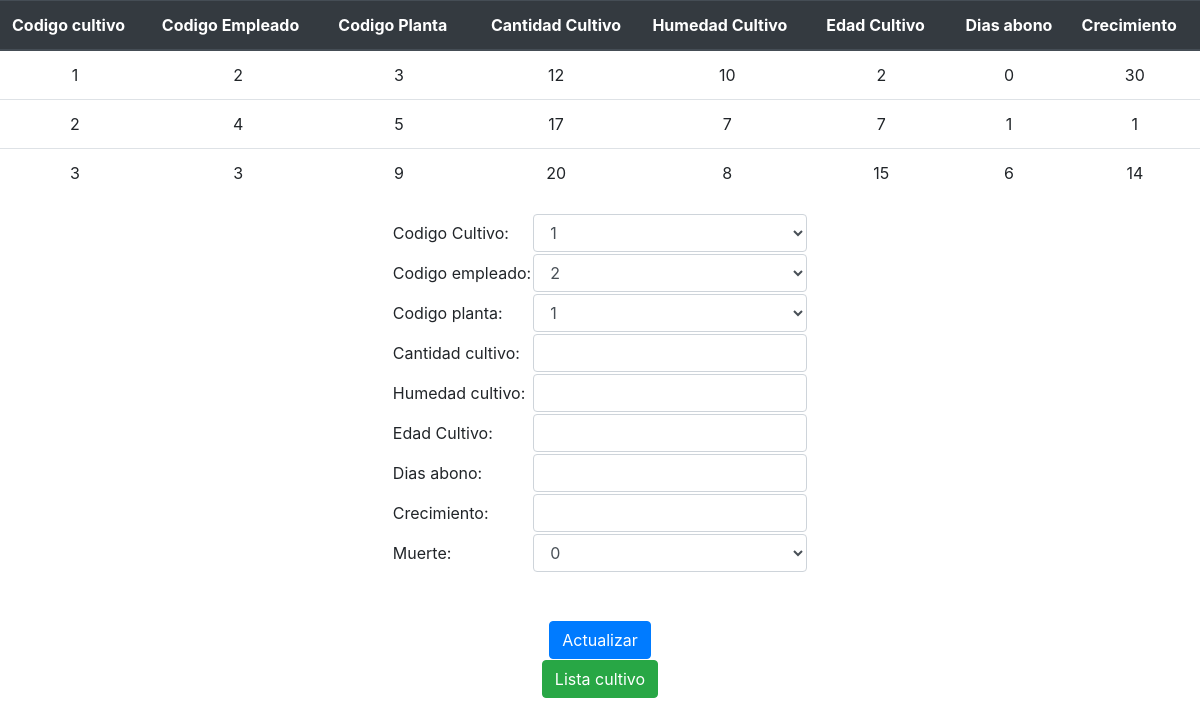
Before: /Actualizar/actualizar_cultivo.php with the older database file.
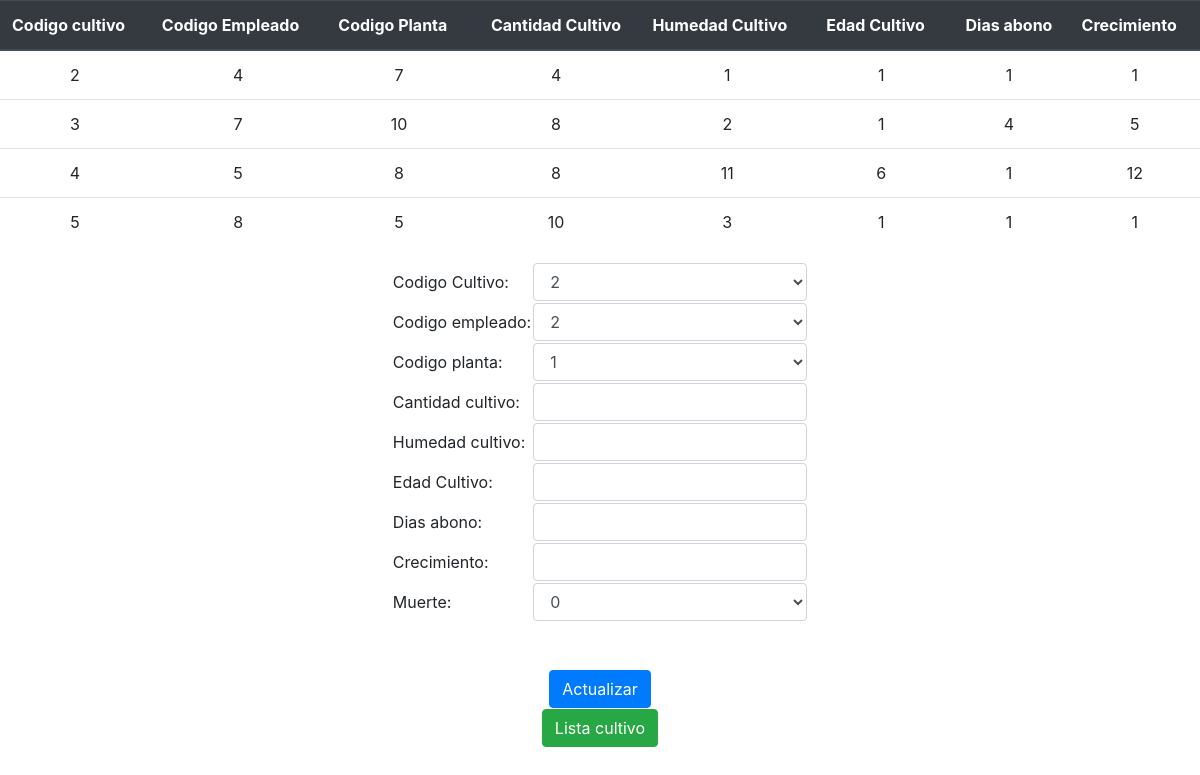
After: the same page with the newer database file.
### tables this page shows
CREATE TABLE IF NOT EXISTS `cultivo` (
  `codigo_cultivo` int(11) NOT NULL AUTO_INCREMENT,
  `codigo_empleado` int(11) NOT NULL,
  `codigo_planta` int(11) NOT NULL,
  `cantidad_cultivo` int(11) NOT NULL DEFAULT '0',
  `humedad_cultivo` int(11) NOT NULL DEFAULT '0',
  `edad_cultivo` int(11) NOT NULL DEFAULT '0',
  `dias_abono` int(11) NOT NULL DEFAULT '0',
  `crecimiento` int(11) NOT NULL DEFAULT '0',
  `muerte` int(11) NOT NULL DEFAULT '0',
  `termino` int(11) NOT NULL DEFAULT '0',
  PRIMARY KEY (`codigo_cultivo`)
);

### Actualizar/actualizar_cultivo.php (the view, shortened to what the changed rows need)
<!DOCTYPE html>
<html>
<head>
                <link rel="stylesheet" href="../css/bootstrap.min.css">
</head>
	<body>
		<?php
		if (isset($_POST['submit']))
		{
			$codigo_cultivo=$_POST["codigo_cultivo"];
			$codigo_empleado=$_POST["codigo_empleado"];
			$codigo_planta=$_POST["codigo_planta"];
			$cantidad_cultivo=$_POST["cantidad_cultivo"];
			$humedad_cultivo=$_POST["humedad_cultivo"];
			$edad_cultivo=$_POST["edad_cultivo"];
			$dias_abono=$_POST["dias_abono"];
			$crecimiento=$_POST["crecimiento"];
			$muerte=$_POST["muerte"];
			$error=false;
			if (empty($codigo_cultivo)) {
				echo "<center><p>codigo_cultivo vacio ó no valido.</p></center>";
				$error=true;
			}
			if (empty($codigo_empleado) || !is_numeric($codigo_empleado) || $codigo_empleado<0) {
				echo "<center><p>codigo empleado vacio ó no valido.</p></center>";
				$error=true;
			}
			if (empty($codigo_planta) || !is_numeric($codigo_planta) || $codigo_planta<0) {
				echo "<center><p>codigo planta vacio ó no valido</p></center>";
				$error=true;
			}
			if (empty($cantidad_cultivo) || !is_numeric($cantidad_cultivo) || $cantidad_cultivo<0) {
				echo "<center><p>cantidad_cultivo vacio ó no valido</p></center>";
				$error=true;
			}
			if (empty($humedad_cultivo) || !is_numeric($humedad_cultivo)|| $humedad_cultivo<0) {
				echo "<center><p>humedad cultivo vacio ó no valido</p></center>";
				$error=true;
			}
			if (empty($dias_abono) || !is_numeric($dias_abono)|| $dias_abono<0) {
				echo "<center><p>dias abono cultivo vacio ó no valido</p></center>";
				$error=true;
			}
			if (empty($crecimiento) || !is_numeric($crecimiento)|| $crecimiento<0) {
				echo "<center><p>crecimiento cultivo vacio ó no valido</p></center>";
				$error=true;
			}
			if (empty($muerte)) {
				echo "<center><p>muerte cultivo vacio ó no valido</p></center>";
				$error=true;
			}
			if ($error)
			{
                            ?>
                                <center><td><input type="button" name="volver" value="Volver" class="btn btn-primary" onclick="window.location.href='actualizar_cultivo.php'"></td></center>
                            <?php
			}else
			{
				require('../conexion.php');
				$retorno="SELECT codigo_planta, cantidad_cultivo FROM cultivo WHERE codigo_cultivo=$codigo_cultivo AND muerte = 0";
				$resultado= mysqli_query($link,$retorno);
				$extraido=mysqli_fetch_array($resultado);
				$actualizar_planta="UPDATE planta SET cantidad_semilla = (cantidad_semilla+$extraido[cantidad_cultivo]) WHERE codigo_planta = $extraido[codigo_planta]";
				if ($link->query($actualizar_planta) === TRUE)
			    {
				    $validar="SELECT cantidad_semilla FROM planta WHERE codigo_planta=$codigo_planta";
					$resultado= mysqli_query($link,$validar);
					$extraido=mysqli_fetch_array($resultado);
					if ($cantidad_cultivo > $extraido['cantidad_semilla'])
					{
						echo "<p>La cantidad de unidades de la planta es mayor a la disponible de semillas : $extraido[cantidad_semilla]</p>";
						echo"<p><button onclick=location.href='actualizar_cultivo.php'>Pagina anterior</button></p>";
					}else
					{
						if ($muerte==2) {
							$muerte=0;
						}
						$sql="UPDATE cultivo SET codigo_empleado=$codigo_empleado, codigo_planta=$codigo_planta,cantidad_cultivo=$cantidad_cultivo,humedad_cultivo=$humedad_cultivo,edad_cultivo=$edad_cultivo,dias_abono=$dias_abono, crecimiento=$crecimiento, muerte=$muerte WHERE codigo_cultivo=$codigo_cultivo";
						if ($link->query($sql) === TRUE)
					    {
						    echo "<p>Registro actualizado satisfactoriamente</p>";
						    $nuevo=$extraido['cantidad_semilla']-$cantidad_cultivo;
						    $sql="UPDATE planta SET cantidad_semilla=$nuevo WHERE codigo_planta=$codigo_planta";
						    if ($link->query($sql) === TRUE)
						    {
					    		echo"<p><button onclick=location.href='actualizar_cultivo.php'>Actualice un nuevo cultivo</button></p>";
							    }else {
							    echo "Error: " . $sql . "<br>" . $link->error;
								}
						} else {
						    echo "Error: " . $sql . "<br>" . $link->error;
						}
		    		}
				}else {
			    	echo"<p>Error al actualizar la tabla planta <button onclick=location.href='actualizar_cultivo.php'>Pagina anterior</button></p>";
				}
			}
		}
		else
		{
		?>
		<div>
                    <table  align = " center "  class = " table ">
                        <thead  class = " thead-dark ">
                            <tr>
                                <th  class = " thead-dark "  scope = " col " > <centro > Codigo cultivo </center > </th >
                                <th  class = " thead-dark "  scope = " col " > <centro > Codigo Empleado </center > </th >
                                <th  class = " thead-dark "  scope = " col " > <centro > Codigo Planta </center > </th >
                                <th  class = " thead-dark "  scope = " col " > <center > Cantidad Cultivo </center > </th >
                                <th  class = " thead-dark "  scope = " col " > <centro > Humedad Cultivo </center > </th >
                                <th  class = " thead-dark "  scope = " col " > <centro > Edad Cultivo </center > </th >
                                <th  class = " thead-dark "  scope = " col " > <center > Dias abono </center > </th >
                                <th  class = " thead-dark "  scope = " col " > <centro > Crecimiento </center > </th >
                            </tr >
                            </thead >
					<?php
						require ( '../conexion.php' );
						$query = "SELECT * FROM cultivo WHERE (muerte = 0  AND termino = 0 ) ORDER BY codigo_cultivo " ;
						$resultado = mysqli_query($link,$query);
						while ( $extraido =  mysqli_fetch_array ( $resultado )) {
							echo  " <tr align = 'center'> <td> " . $extraido [ 'codigo_cultivo' ] . " </td> " ;
							echo  " <td> " . $extraido [ 'codigo_empleado' ] . " </td> " ;
							echo  " <td> " . $extraido [ 'codigo_planta' ] . " </td> " ;
							echo  " <td> " . $extraido [ 'cantidad_cultivo' ] . " </td> " ;
							echo  " <td> " . $extraido [ 'humedad_cultivo' ] . " </td> " ;
							echo  " <td> " . $extraido [ 'edad_cultivo' ] . " </td> " ;
							echo  " <td> " . $extraido [ 'dias_abono' ] . " </td> " ;
							echo  " <td> " . $extraido [ 'crecimiento' ] . " </td> " ;
						}
					?>
			</table >
		</div >
		<form method="post" action="actualizar_cultivo.php">
                    <center>
			<table>
				<tr>
					<td>Codigo Cultivo: </td>
					<td>
						<select class="form-control" name="codigo_cultivo">
						<?php
							require ('../conexion.php');
							$query= "SELECT * FROM cultivo WHERE muerte=0 AND termino = 0 ORDER BY codigo_cultivo";
							$resultado= mysqli_query($link,$query);
							while($extraido= mysqli_fetch_array($resultado))
							{
								echo "<option value='$extraido[codigo_cultivo]'>$extraido[codigo_cultivo]</option>";
							}
						?>
						</select>
					</td>
				</tr>
				<tr><td>Codigo empleado: </td>
					<td>
						<select class="form-control" name="codigo_empleado">
						<?php
							require ('../conexion.php');
							$query= "SELECT * FROM empleado WHERE eliminar = 0 ORDER BY codigo_empleado";
							$resultado= mysqli_query($link,$query);
							while($extraido= mysqli_fetch_array($resultado))
							{
								echo "<option value='$extraido[codigo_empleado]'>$extraido[codigo_empleado]</option>";
							}
						?>
						</select>
					</td>
				</tr>
				<tr><td>Codigo planta: </td>
					<td>
						<select class="form-control" name="codigo_planta">
						<?php
							require ('../conexion.php');
							$query= "SELECT * FROM planta WHERE eliminar = 0 ORDER BY codigo_planta";
							$resultado= mysqli_query($link,$query);
							while($extraido= mysqli_fetch_array($resultado))
							{
								echo "<option value='$extraido[codigo_planta]'>$extraido[codigo_planta]</option>";
							}
						?>
						</select>
					</td>
				</tr>
					<tr><td>Cantidad cultivo: </td>
					<td><input class="form-control" type="number" name="cantidad_cultivo"></td>
				</tr>
					<tr><td>Humedad cultivo: </td>
					<td><input  class="form-control" type="number" name="humedad_cultivo"></td>
				</tr>
					<tr><td>Edad Cultivo: </td>
					<td><input class="form-control" type="number" name="edad_cultivo"></td>
				</tr>
				<tr><td>Dias abono: </td>
					<td><input class="form-control" type="number" name="dias_abono"></td>
				</tr>
				<tr><td>Crecimiento: </td>
					<td><input class="form-control" type="number" name="crecimiento"></td>
				</tr>
				<tr><td>Muerte: </td>
					<td><select class="form-control" name="muerte">
						<option value=2>0</option>
					</select></td>
				</tr>
			</table>
                        <br>
                        <center> <table align="center">
				<BR>
				<tr>
			<input class="btn btn-primary" type="submit" name="submit" value="Actualizar">
		</form>
                <center><td><input type="button" name="volver" value="Lista cultivo" class="btn btn-success" onclick="window.location.href='../Lista/lista_cultivo.php'"></td></center>
		<?php
		}
		?>
	</body>
</html>

Changed rows visible on the page:
no longer on this page (row edited): cultivo: codigo_cultivo "1", codigo_empleado "2", codigo_planta "3", cantidad_cultivo "12", humedad_cultivo "10", edad_cultivo "2", dias_abono "0", crecimiento "30"
changed cultivo id 2: codigo_planta "5" → "7"; cantidad_cultivo "17" → "4"; humedad_cultivo "7" → "1"; edad_cultivo "7" → "1"
changed cultivo id 3: codigo_empleado "3" → "7"; codigo_planta "9" → "10"; cantidad_cultivo "20" → "8"; humedad_cultivo "8" → "2"; edad_cultivo "15" → "1"; dias_abono "6" → "4"; crecimiento "14" → "5"
now on this page (row edited): cultivo: codigo_cultivo "4", codigo_empleado "5", codigo_planta "8", cantidad_cultivo "8", humedad_cultivo "11", edad_cultivo "6", dias_abono "1", crecimiento "12"
added cultivo: codigo_cultivo "5", codigo_empleado "8", codigo_planta "5", cantidad_cultivo "10", humedad_cultivo "3", edad_cultivo "1", dias_abono "1", crecimiento "1"
Other visible differences:
form field codigo_cultivo: "1" → "2"
